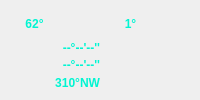
           <widget class="QWidget" name="widget_6" native="true">
            <property name="styleSheet">
             <string notr="true"/>
            </property>
            <layout class="QVBoxLayout" name="verticalLayout_23" stretch="0">
             <property name="spacing">
              <number>0</number>
             </property>
             <property name="leftMargin">
              <number>0</number>
             </property>
             <property name="topMargin">
              <number>0</number>
             </property>
             <property name="rightMargin">
              <number>0</number>
             </property>
             <property name="bottomMargin">
              <number>0</number>
             </property>
             <item>
              <widget class="QFrame" name="frame">
               <layout class="QGridLayout" name="gridLayout_5">
                <property name="spacing">
                 <number>0</number>
                </property>
                <item row="3" column="1">
                 <widget class="QLabel" name="label_124">
                  <property name="styleSheet">
                   <string notr="true">image: url(:/new/headerImages/Header_Images/FGH.png);</string>
                  </property>
                  <property name="text">
                   <string/>
                  </property>
                 </widget>
                </item>
                <item row="1" column="1">
                 <widget class="QLabel" name="label_120">
                  <property name="styleSheet">
                   <string notr="true">image: url(:/new/headerImages/Header_Images/CDE.png);</string>
                  </property>
                  <property name="text">
                   <string/>
                  </property>
                 </widget>
                </item>
                <item row="3" column="0">
                 <widget class="QLabel" name="label_122">
                  <property name="font">
                   <font>
                    <weight>75</weight>
                    <bold>true</bold>
                   </font>
                  </property>
                  <property name="styleSheet">
                   <string notr="true">color: rgb(0, 245, 210);</string>
                  </property>
                  <property name="text">
                   <string>310°NW</string>
                  </property>
                  <property name="alignment">
                   <set>Qt::AlignRight|Qt::AlignTrailing|Qt::AlignVCenter</set>
                  </property>
                 </widget>
                </item>
                <item row="2" column="1">
                 <widget class="QLabel" name="label_123">
                  <property name="styleSheet">
                   <string notr="true">image: url(:/new/headerImages/Header_Images/ABC.png);</string>
                  </property>
                  <property name="text">
                   <string/>
                  </property>
                 </widget>
                </item>
                <item row="2" column="0">
                 <widget class="QLabel" name="label_121">
                  <property name="font">
                   <font>
                    <weight>75</weight>
                    <bold>true</bold>
                   </font>
                  </property>
                  <property name="styleSheet">
                   <string notr="true">color: rgb(0, 245, 210);</string>
                  </property>
                  <property name="text">
                   <string>--°--'--''</string>
                  </property>
                  <property name="alignment">
                   <set>Qt::AlignRight|Qt::AlignTrailing|Qt::AlignVCenter</set>
                  </property>
                 </widget>
                </item>
                <item row="1" column="0">
                 <widget class="QLabel" name="label_119">
                  <property name="font">
                   <font>
                    <weight>75</weight>
                    <bold>true</bold>
                   </font>
                  </property>
                  <property name="styleSheet">
                   <string notr="true">color: rgb(0, 245, 210);</string>
                  </property>
                  <property name="text">
                   <string>--°--'--''</string>
                  </property>
                  <property name="alignment">
                   <set>Qt::AlignRight|Qt::AlignTrailing|Qt::AlignVCenter</set>
                  </property>
                 </widget>
                </item>
                <item row="0" column="0">
                 <widget class="QWidget" name="widget_15" native="true">
                  <layout class="QHBoxLayout" name="horizontalLayout_11">
                   <property name="spacing">
                    <number>0</number>
                   </property>
                   <property name="leftMargin">
                    <number>0</number>
                   </property>
                   <property name="topMargin">
                    <number>0</number>
                   </property>
                   <property name="rightMargin">
                    <number>0</number>
                   </property>
                   <property name="bottomMargin">
                    <number>0</number>
                   </property>
                   <item>
                    <widget class="QLabel" name="label_125">
                     <property name="font">
                      <font>
                       <weight>75</weight>
                       <bold>true</bold>
                      </font>
                     </property>
                     <property name="styleSheet">
                      <string notr="true">color: rgb(0, 245, 210);</string>
                     </property>
                     <property name="text">
                      <string>62°</string>
                     </property>
                     <property name="alignment">
                      <set>Qt::AlignCenter</set>
                     </property>
                    </widget>
                   </item>
                   <item>
                    <widget class="QLabel" name="label_126">
                     <property name="sizePolicy">
                      <sizepolicy hsizetype="Fixed" vsizetype="Fixed">
                       <horstretch>0</horstretch>
                       <verstretch>0</verstretch>
                      </sizepolicy>
                     </property>
                     <property name="minimumSize">
                      <size>
                       <width>40</width>
                       <height>20</height>
                      </size>
                     </property>
                     <property name="styleSheet">
                      <string notr="true">image: url(:/new/headerImages/Header_Images/pan_1.png);</string>
                     </property>
                     <property name="text">
                      <string/>
                     </property>
                    </widget>
                   </item>
                  </layout>
                 </widget>
                </item>
                <item row="0" column="1">
                 <widget class="QWidget" name="widget_16" native="true">
                  <layout class="QHBoxLayout" name="horizontalLayout_12">
                   <property name="spacing">
                    <number>0</number>
                   </property>
                   <property name="leftMargin">
                    <number>0</number>
                   </property>
                   <property name="topMargin">
                    <number>0</number>
                   </property>
                   <property name="rightMargin">
                    <number>0</number>
                   </property>
                   <property name="bottomMargin">
                    <number>0</number>
                   </property>
                   <item>
                    <widget class="QLabel" name="label_127">
                     <property name="font">
                      <font>
                       <weight>75</weight>
                       <bold>true</bold>
                      </font>
                     </property>
                     <property name="styleSheet">
                      <string notr="true">color: rgb(0, 245, 210);</string>
                     </property>
                     <property name="text">
                      <string>1°</string>
                     </property>
                     <property name="alignment">
                      <set>Qt::AlignCenter</set>
                     </property>
                    </widget>
                   </item>
                   <item>
                    <widget class="QLabel" name="label_128">
                     <property name="sizePolicy">
                      <sizepolicy hsizetype="Fixed" vsizetype="Fixed">
                       <horstretch>0</horstretch>
                       <verstretch>0</verstretch>
                      </sizepolicy>
                     </property>
                     <property name="minimumSize">
                      <size>
                       <width>30</width>
                       <height>30</height>
                      </size>
                     </property>
                     <property name="styleSheet">
                      <string notr="true">image: url(:/new/headerImages/Header_Images/tilt_1.png);</string>
                     </property>
                     <property name="text">
                      <string/>
                     </property>
                    </widget>
                   </item>
                  </layout>
                 </widget>
                </item>
               </layout>
              </widget>
             </item>
            </layout>
           </widget>
